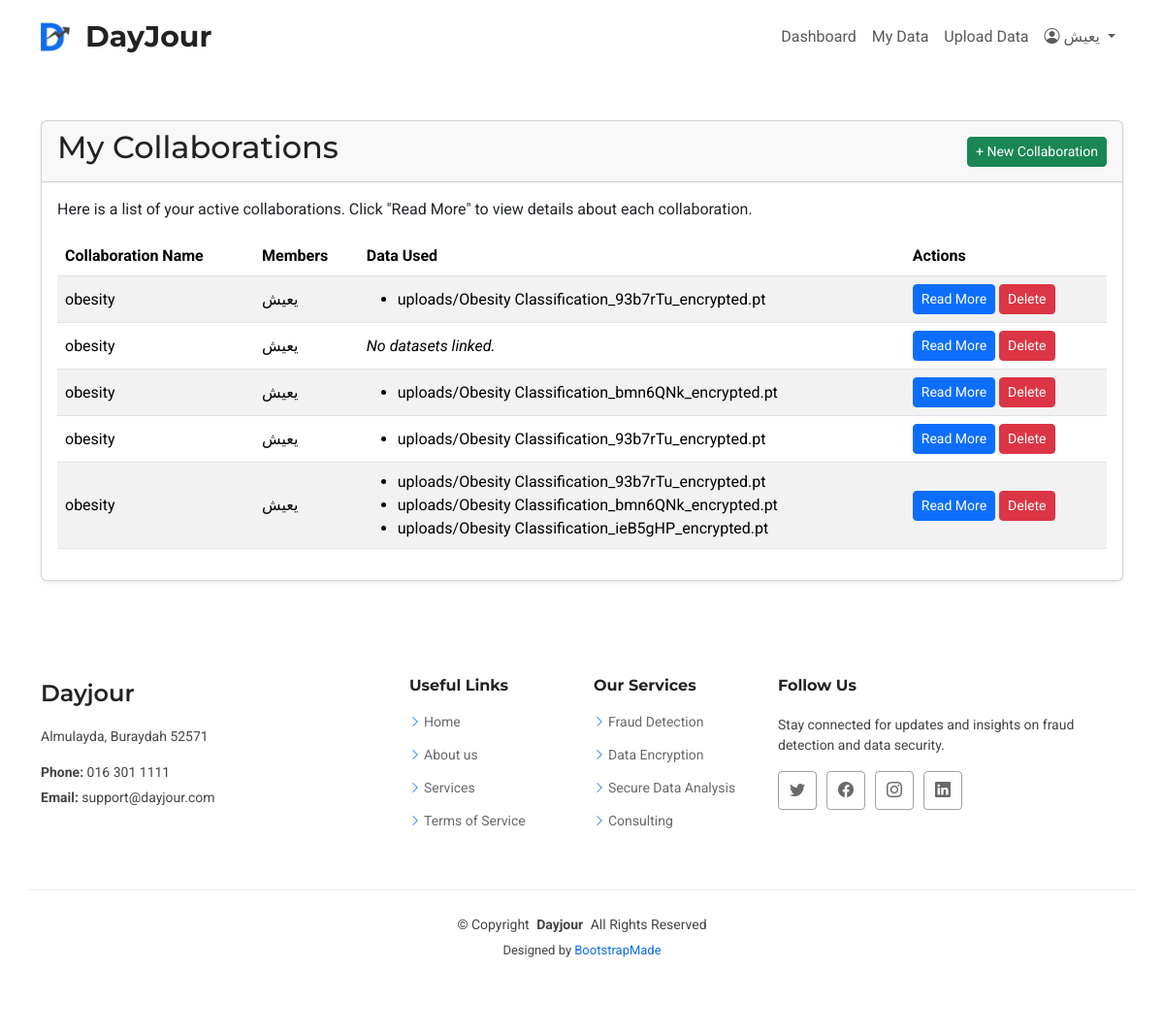
The page /en/collab/ (signed in) on the database its author committed.
### apps/accounts/models.py (models this page shows, shortened)
class CollaborationGroup(models.Model):
    name = models.CharField(max_length=100)
    description = models.TextField(max_length=400,blank=True, null=True)
    members = models.ManyToManyField(User, related_name='collaboration_groups')
    created_at = models.DateTimeField(auto_now_add=True)
    dataset = models.ManyToManyField('DataRecordOrDataset', blank=True)
    start_date = models.DateField(null=True, blank=True)
    end_date = models.DateField(null=True, blank=True)

class DataRecordOrDataset(models.Model):
    STATUS = [
        ("P", "Plain Data"),
        ("E", "Encrypted Data"),
    ]
    user = models.ForeignKey(User, on_delete=models.CASCADE)
    recorded_at = models.DateTimeField(auto_now_add=True)
    status = models.CharField(max_length=100 ,choices=STATUS,default='P')
    file = models.FileField(upload_to='uploads/',null=True)  # Add this line
    collaboration_groups = models.ManyToManyField(CollaborationGroup,blank=True)

### apps/collab/views.py (the view)
# urls.py: path('', views.collaborations, name='collaborations'),
@login_required(login_url='/en/login/')
def collaborations(request):
    user = request.user
    user_collaborations = CollaborationGroup.objects.filter(members=user).order_by('-created_at')
    return render(request, 'collaborations.html', {
        'collaborations': user_collaborations
    })

### apps/templates/collaborations.html (shortened to what this page needs)
{% extends "layouts/base.html" %}
{% block content %}
<div class="container my-5">
  <div class="card shadow-sm">
    <div class="card-header d-flex justify-content-between align-items-center">
      <h2>My Collaborations</h2>
      <a href="{% url 'new_collaboration' %}" class="btn btn-success btn-sm">+ New Collaboration</a>
    </div>
    <div class="card-body">
      <p>Here is a list of your active collaborations. Click "Read More" to view details about each collaboration.</p>
      {% if collaborations %}
      <table class="table table-striped align-middle">
        <thead>
          <tr>
            <th>Collaboration Name</th>
            <th>Members</th>
            <th>Data Used</th>
            <th>Actions</th>
          </tr>
        </thead>
        <tbody>
          {% for collaboration in collaborations %}
          <tr>
            <td>{{ collaboration.name }}</td>
            <td>
              {% for member in collaboration.members.all|slice:":3" %}
                {{ member.username }}{% if not forloop.last %}, {% endif %}
              {% endfor %}
            </td>
            <td>
              {% if collaboration.dataset.exists %}
                <ul class="mb-0">
                  {% for ds in collaboration.dataset.all %}
                    <li>{{ ds.file.name }}</li>
                  {% endfor %}
                </ul>
              {% else %}
                <em>No datasets linked.</em>
              {% endif %}
            </td>
            <td>
              <a href="{% url 'collaboration_detail' collaboration.pk %}" class="btn btn-primary btn-sm">Read More</a>
              <form action="{% url 'delete_collaboration' collaboration.pk %}" method="post" style="display:inline;">
                <button type="submit" class="btn btn-danger btn-sm" onclick="return confirm('Are you sure you want to delete this collaboration?');">Delete</button>
              </form>
            </td>
          </tr>
          {% endfor %}
        </tbody>
      </table>
      {% else %}
      <div class="text-center my-4">
        <p>No active collaborations found.</p>
        <a href="{% url 'new_collaboration' %}" class="btn btn-outline-primary">Start New Collaboration</a>
      </div>
      {% endif %}
    </div>
  </div>
</div>
{% endblock %}

### apps/templates/includes/header.html (shortened to what this page needs)
{% load static %}
<header id="header" class="header sticky-top">
  <div class="branding d-flex align-items-center">
    <div class="container d-flex justify-content-between align-items-center">
      <a href="{% url 'dashboard' %}" class="logo d-flex align-items-center">
        <img src="{% static 'images/DB2.png' %}" alt="Dayjour Logo" width="30" height="30">
        <h1 class="sitename ms-2">DayJour</h1>
      </a>
      {% if user.is_authenticated %}
      <nav id="navmenu" class="navbar navbar-expand-lg">
        <div class="collapse navbar-collapse" id="navbarContent">
          <ul class="navbar-nav me-auto mb-2 mb-lg-0">
            <li class="nav-item">
              <a class="nav-link {% if request.resolver_match.url_name == 'dashboard' %}active{% endif %}"
                 href="{% url 'dashboard' %}">Dashboard</a>
            </li>
            <li class="nav-item">
              <a class="nav-link {% if request.resolver_match.url_name == 'uploaded_data' %}active{% endif %}"
                 href="{% url 'uploaded_data' %}">My Data</a>
            </li>
            <li class="nav-item">
              <a class="nav-link {% if request.resolver_match.url_name == 'upload_data' %}active{% endif %}"
                 href="{% url 'upload_data' %}">Upload Data</a>
            </li>
          </ul>
          <ul class="navbar-nav mb-2 mb-lg-0">
            <li class="nav-item dropdown">
              <a class="nav-link dropdown-toggle" href="#" id="userDropdown" role="button" data-bs-toggle="dropdown">
                {% if user.is_authenticated and user.profile.image %}
                <img src="{{ user.profile.image.url }}" alt="Profile Picture" width="30" height="30" class="rounded-circle" style="object-fit: cover; margin-right: 8px;">
              {% else %}
                <i class="bi bi-person-circle"></i>
              {% endif %}
              {{ user.username }}
              </a>
            </li>
          </ul>
        </div>
      </nav>
      {% endif %}
    </div>
  </div>
</header>

### apps/static/bizland/css/main.css (style rules this page uses)
:root { --default-font: "Roboto", system-ui, -apple-system, "Segoe UI", Roboto, "Helvetica Neue", Arial, "Noto Sans", "Liberation Sans", sans-serif, "Apple Color Emoji", "Segoe UI Emoji", "Segoe UI Symbol", "Noto Color Emoji"; --heading-font: "Montserrat", sans-serif; --nav-font: "Open Sans", sans-serif; }
:root { --background-color: #ffffff; --default-color: #444444; --heading-color: #222222; --accent-color: #106eea; --surface-color: #ffffff; --contrast-color: #ffffff; }
:root { --nav-color: #222222; --nav-hover-color: #106eea; --nav-mobile-background-color: #ffffff; --nav-dropdown-background-color: #ffffff; --nav-dropdown-color: #222222; --nav-dropdown-hover-color: #106eea; }
:root { scroll-behavior: smooth; }
body { color: var(--default-color); background-color: var(--background-color); font-family: var(--default-font); }
a { color: var(--accent-color); text-decoration: none; transition: 0.3s; }
h1, h2, h3, h4, h5, h6 { color: var(--heading-color); font-family: var(--heading-font); }
.header { color: var(--default-color); transition: all 0.5s; z-index: 997; background-color: var(--background-color); }
.header .branding { background-color: var(--background-color); min-height: 60px; padding: 10px 0; }
.header .logo { line-height: 1; }
.header .logo img { max-height: 36px; margin-right: 8px; }
.header .logo h1 { font-size: 30px; margin: 0; font-weight: 700; color: var(--heading-color); }

### rows shown on the page
CollaborationGroup: name "obesity"
DataRecordOrDataset: file.name "uploads/Obesity Classification_93b7rTu_encrypted.pt"
CollaborationGroup: name "obesity", shows "No datasets linked."
CollaborationGroup: name "obesity"
DataRecordOrDataset: file.name "uploads/Obesity Classification_bmn6QNk_encrypted.pt"
CollaborationGroup: name "obesity"
CollaborationGroup: name "obesity"
DataRecordOrDataset: file.name "uploads/Obesity Classification_ieB5gHP_encrypted.pt"

### other values the page prints
{{ user.username }} "يعيش"
{{ member.username }} "يعيش"
